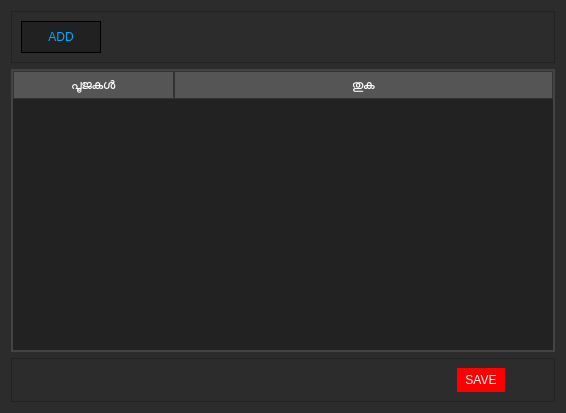
<?xml version="1.0" encoding="UTF-8"?>
<ui version="4.0">
 <class>Dialog</class>
 <widget class="QDialog" name="Dialog">
  <property name="geometry">
   <rect>
    <x>0</x>
    <y>0</y>
    <width>566</width>
    <height>413</height>
   </rect>
  </property>
  <property name="windowTitle">
   <string>Dialog</string>
  </property>
  <property name="styleSheet">
   <string notr="true">
background-color: rgb(44, 44, 44);
</string>
  </property>
  <layout class="QVBoxLayout" name="verticalLayout">
   <item>
    <widget class="QFrame" name="frame">
     <property name="frameShape">
      <enum>QFrame::StyledPanel</enum>
     </property>
     <property name="frameShadow">
      <enum>QFrame::Raised</enum>
     </property>
     <layout class="QHBoxLayout" name="horizontalLayout">
      <item>
       <widget class="QPushButton" name="ADD">
        <property name="sizePolicy">
         <sizepolicy hsizetype="Minimum" vsizetype="Minimum">
          <horstretch>0</horstretch>
          <verstretch>0</verstretch>
         </sizepolicy>
        </property>
        <property name="minimumSize">
         <size>
          <width>80</width>
          <height>32</height>
         </size>
        </property>
        <property name="maximumSize">
         <size>
          <width>80</width>
          <height>32</height>
         </size>
        </property>
        <property name="styleSheet">
         <string notr="true">QPushButton{
background: rgb(33, 33, 33);
color: rgb(0, 170, 255);
border:1px solid black;
}
#ADDCOLUMN::hover{
	
	background: rgb(80, 80, 80);
}</string>
        </property>
        <property name="text">
         <string>ADD</string>
        </property>
       </widget>
      </item>
      <item>
       <spacer name="horizontalSpacer">
        <property name="orientation">
         <enum>Qt::Horizontal</enum>
        </property>
        <property name="sizeHint" stdset="0">
         <size>
          <width>40</width>
          <height>20</height>
         </size>
        </property>
       </spacer>
      </item>
     </layout>
    </widget>
   </item>
   <item>
    <widget class="QTableWidget" name="tableWidget">
     <property name="font">
      <font>
       <family>Noto Sans Malayalam</family>
       <pointsize>-1</pointsize>
      </font>
     </property>
     <property name="styleSheet">
      <string notr="true">QTableWidget {
        border: 2px solid #444;
        gridline-color: #ccc;
        background-color: #222;
        color: white;
        font-size: 14px;
    }

    QHeaderView::section {
        background-color: #555;
        color: white;
        padding: 4px;
        border: 1px solid #333;
        font-weight: bold;
    }

    QTableWidget::item {
        padding: 4px;
        selection-background-color: #666;
        selection-color: white;
    }

    QScrollBar:vertical {
        background: #222;
        width: 10px;
        margin: 0px;
    }

    QScrollBar::handle:vertical {
        background: #555;
        border-radius: 4px;
    }

    QScrollBar::add-line:vertical, QScrollBar::sub-line:vertical {
        height: 0px;
    }</string>
     </property>
     <property name="showGrid">
      <bool>true</bool>
     </property>
     <property name="sortingEnabled">
      <bool>false</bool>
     </property>
     <attribute name="horizontalHeaderVisible">
      <bool>true</bool>
     </attribute>
     <attribute name="horizontalHeaderCascadingSectionResizes">
      <bool>true</bool>
     </attribute>
     <attribute name="horizontalHeaderMinimumSectionSize">
      <number>161</number>
     </attribute>
     <attribute name="horizontalHeaderDefaultSectionSize">
      <number>161</number>
     </attribute>
     <attribute name="horizontalHeaderHighlightSections">
      <bool>true</bool>
     </attribute>
     <attribute name="horizontalHeaderShowSortIndicator" stdset="0">
      <bool>false</bool>
     </attribute>
     <attribute name="horizontalHeaderStretchLastSection">
      <bool>true</bool>
     </attribute>
     <attribute name="verticalHeaderVisible">
      <bool>false</bool>
     </attribute>
     <attribute name="verticalHeaderDefaultSectionSize">
      <number>137</number>
     </attribute>
     <attribute name="verticalHeaderHighlightSections">
      <bool>true</bool>
     </attribute>
     <attribute name="verticalHeaderShowSortIndicator" stdset="0">
      <bool>false</bool>
     </attribute>
     <attribute name="verticalHeaderStretchLastSection">
      <bool>false</bool>
     </attribute>
     <column>
      <property name="text">
       <string>പൂജകൾ</string>
      </property>
     </column>
     <column>
      <property name="text">
       <string>തുക</string>
      </property>
     </column>
    </widget>
   </item>
   <item>
    <widget class="QFrame" name="frame_2">
     <property name="frameShape">
      <enum>QFrame::StyledPanel</enum>
     </property>
     <property name="frameShadow">
      <enum>QFrame::Raised</enum>
     </property>
     <layout class="QHBoxLayout" name="horizontalLayout_2">
      <item>
       <spacer name="horizontalSpacer_2">
        <property name="orientation">
         <enum>Qt::Horizontal</enum>
        </property>
        <property name="sizeHint" stdset="0">
         <size>
          <width>40</width>
          <height>20</height>
         </size>
        </property>
       </spacer>
      </item>
      <item>
       <widget class="QPushButton" name="SAVEB">
        <property name="sizePolicy">
         <sizepolicy hsizetype="Fixed" vsizetype="Fixed">
          <horstretch>0</horstretch>
          <verstretch>0</verstretch>
         </sizepolicy>
        </property>
        <property name="minimumSize">
         <size>
          <width>48</width>
          <height>0</height>
         </size>
        </property>
        <property name="maximumSize">
         <size>
          <width>80</width>
          <height>16777215</height>
         </size>
        </property>
        <property name="styleSheet">
         <string notr="true">QPushButton{
background:red;
border:5px solid red;
color:white;
}
QPushButton::hover{
background:rgb(255, 94, 94);
border:5px solid rgb(255, 94, 94);
}</string>
        </property>
        <property name="text">
         <string>SAVE</string>
        </property>
        <property name="default">
         <bool>true</bool>
        </property>
        <property name="flat">
         <bool>false</bool>
        </property>
       </widget>
      </item>
      <item>
       <spacer name="horizontalSpacer_3">
        <property name="orientation">
         <enum>Qt::Horizontal</enum>
        </property>
        <property name="sizeType">
         <enum>QSizePolicy::Fixed</enum>
        </property>
        <property name="sizeHint" stdset="0">
         <size>
          <width>40</width>
          <height>20</height>
         </size>
        </property>
       </spacer>
      </item>
     </layout>
    </widget>
   </item>
  </layout>
 </widget>
 <resources/>
 <connections/>
</ui>
